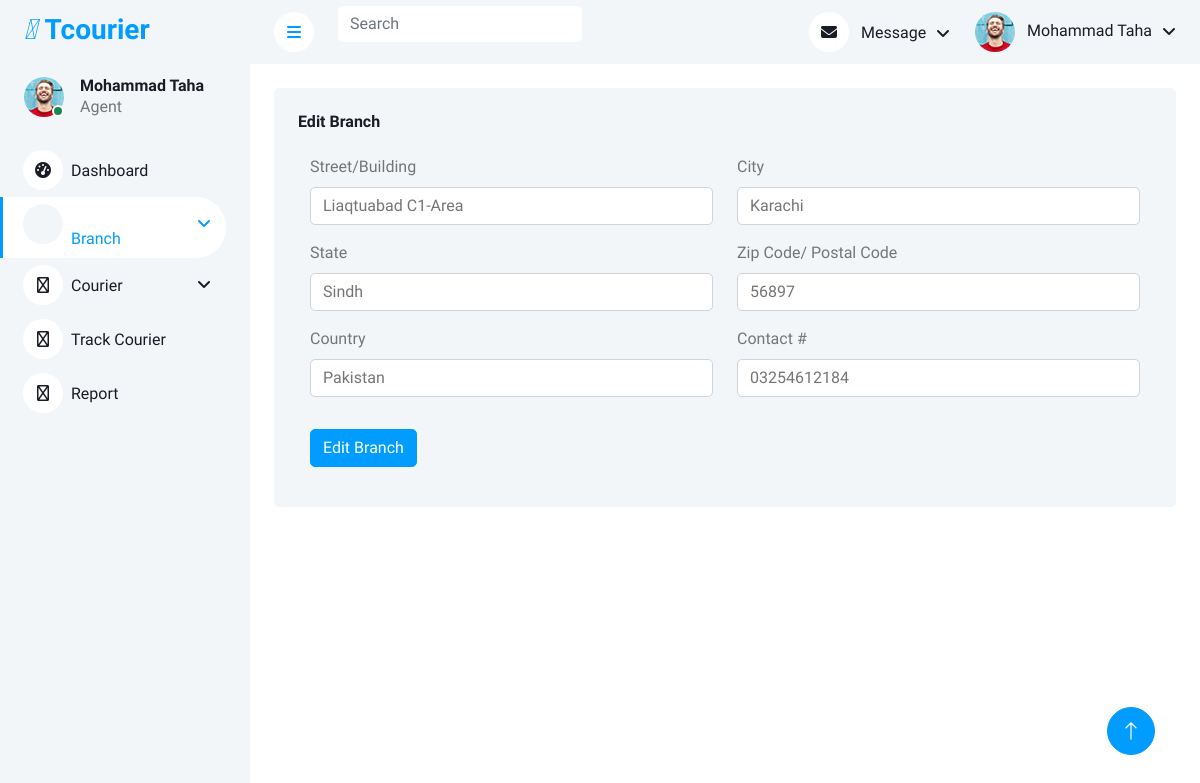
Page /agent/editbranch.php (signed in) on the committed database.
### tables this page shows
CREATE TABLE `tbl_branch` (
  `id` int(255) NOT NULL,
  `branch_code` varchar(45) NOT NULL,
  `address` varchar(255) NOT NULL,
  `city` varchar(255) NOT NULL,
  `state` varchar(255) NOT NULL,
  `zip_code` varchar(255) NOT NULL,
  `country` varchar(255) NOT NULL,
  `contact` varchar(255) NOT NULL,
  `date_created` date NOT NULL
);

### agent/editbranch.php (the view, shortened to what this page needs)
<?php
include '../conn.php';
?>
<!DOCTYPE html>
<html lang="en">
<head>
    <link href="https://cdnjs.cloudflare.com/ajax/libs/font-awesome/5.10.0/css/all.min.css" rel="stylesheet">
    <link href="https://cdn.jsdelivr.net/npm/bootstrap-icons@1.4.1/font/bootstrap-icons.css" rel="stylesheet">
    <link href="lib/owlcarousel/assets/owl.carousel.min.css" rel="stylesheet">
    <link href="lib/tempusdominus/css/tempusdominus-bootstrap-4.min.css" rel="stylesheet" />
    <link href="css/bootstrap.min.css" rel="stylesheet">
    <link href="css/style.css" rel="stylesheet">
    <link rel="stylesheet" href="https://site-assets.fontawesome.com/releases/v6.1.2/css/all.css">
</head>
<body>
    <div class="container-xxl position-relative bg-white d-flex p-0">
        <?php
        if (isset($_SESSION['auth_user'])) {
        ?>
            <div class="sidebar pe-4 pb-3">
                <nav class="navbar bg-light navbar-light">
                    <a href="index.php" class="navbar-brand mx-4 mb-3">
                        <h3 class="text-primary"><i class="fa-light fa-box-open me-2"></i>Tcourier</h3>
                    </a>
                    <div class="d-flex align-items-center ms-4 mb-4">
                        <div class="position-relative">
                            <img class="rounded-circle" src="img/user.jpg" alt="" style="width: 40px; height: 40px;">
                            <div class="bg-success rounded-circle border border-2 border-white position-absolute end-0 bottom-0 p-1"></div>
                        </div>
                        <div class="ms-3">
                            <h6 class="mb-0 text-capitalize"><?php echo $_SESSION['auth_user']['firstname'] . ' ' . $_SESSION['auth_user']['lastname']; ?></h6>
                            <span>Agent</span>
                        </div>
                    </div>
                    <div class="navbar-nav w-100">
                        <a href="index.php" class="nav-item nav-link"><i class="fa fa-tachometer-alt me-2"></i>Dashboard</a>
                        <div class="nav-item dropdown active">
                            <a href="#" class="nav-link dropdown-toggle active" onclick="toggle(0)"><i class="fa-regular fa-buildings me-2"></i>Branch</a>
                        </div>
                        <div class="nav-item dropdown">
                            <a href="#" class="nav-link dropdown-toggle" onclick="toggle(4)"><i class="fa-regular fa-box-open me-2"></i>Courier</a>
                        </div>
                        <a href="track.php" class="nav-item nav-link"><i class="fa-regular fa-magnifying-glass-location me-2"></i>Track Courier</a>
                        <a href="report.php" class="nav-item nav-link"><i class="fa-regular fa-square-poll-vertical me-2"></i></i>Report</a>
                    </div>
                </nav>
            </div>
            <div class="content"><?php include 'navbar.php';
                                } ?>
            <div class="container-fluid pt-4 px-4">
                <div class="bg-light rounded p-4">
                    <div class="d-flex align-items-center justify-content-between mb-4">
                        <h6 class="mb-0">Edit Branch</h6>
                    </div>
                    <div class="container">
                        <?php
                        $agent_branch_id = $_SESSION['auth_user']['branch_id'];
                        $select = "SELECT * FROM `tbl_branch` WHERE `id`='$agent_branch_id'";
                        $selectquery = mysqli_query($con, $select);
                        $row = mysqli_fetch_assoc($selectquery);
                        ?>
                        <form action="" method="POST">
                            <div class="row">
                                <div class="mb-3 col-6">
                                    <label for="exampleInputEmail1" class="form-label">Street/Building</label>
                                    <input type="text" class="form-control" name="address" value="<?php echo $row['address']; ?>">
                                </div>
                                <div class="mb-3 col-6">
                                    <label for="exampleInputEmail1" class="form-label">City</label>
                                    <input type="text" class="form-control" name="city" value="<?php echo $row['city']; ?>">
                                </div>
                                <div class="mb-3 col-6">
                                    <label for="exampleInputEmail1" class="form-label">State</label>
                                    <input type="text" class="form-control" name="state" value="<?php echo $row['state']; ?>">
                                </div>
                                <div class="mb-3 col-6">
                                    <label for="exampleInputEmail1" class="form-label">Zip Code/ Postal Code</label>
                                    <input type="text" class="form-control" name="zip" value="<?php echo $row['zip_code']; ?>">
                                </div>
                                <div class="mb-3 col-6">
                                    <label for="exampleInputEmail1" class="form-label">Country</label>
                                    <input type="text" value="<?php echo $row['country']; ?>" class="form-control" name="country">
                                </div>
                                <div class="mb-3 col-6">
                                    <label for="exampleInputEmail1" class="form-label">Contact #</label>
                                    <input type="text" class="form-control" name="contact" value="<?php echo $row['contact']; ?>">
                                </div>
                            </div>
                            <div>
                                <button type="submit" name="submit" class="btn btn-primary mt-3">Edit Branch</button>
                            </div>
                        </form>
                    </div>
                </div>
            </div>
            </div>
            <a href="#" class="btn btn-lg btn-primary btn-lg-square back-to-top"><i class="bi bi-arrow-up"></i></a>
    </div>
</body>
</html>

### agent/css/style.css (style rules this page uses)
:root { --primary: #009CFF; --light: #F3F6F9; --dark: #191C24; }
.back-to-top { position: fixed; display: none; right: 45px; bottom: 45px; z-index: 99; }
.btn { transition: .5s; }
.btn.btn-primary { color: #FFFFFF; }
.btn-lg-square { width: 48px; height: 48px; }
.btn-square, .btn-sm-square, .btn-lg-square { padding: 0; display: inline-flex; align-items: center; justify-content: center; font-weight: normal; border-radius: 50px; }
.sidebar { position: fixed; top: 0; left: 0; bottom: 0; width: 250px; height: 100vh; overflow-y: auto; background: var(--light); transition: 0.5s; z-index: 999; }
.content { margin-left: 250px; min-height: 100vh; background: #FFFFFF; transition: 0.5s; }
@media (min-width: 992px) { .sidebar { margin-left: 0; } }
@media (min-width: 992px) { .content { width: calc(100% - 250px); } }
.sidebar .navbar .navbar-nav .nav-link { padding: 7px 20px; color: var(--dark); font-weight: 500; border-left: 3px solid var(--light); border-radius: 0 30px 30px 0; outline: none; }
.sidebar .navbar .navbar-nav .nav-link:hover, .sidebar .navbar .navbar-nav .nav-link.active { color: var(--primary); background: #FFFFFF; border-color: var(--primary); }
.sidebar .navbar .navbar-nav .nav-link i { width: 40px; height: 40px; display: inline-flex; align-items: center; justify-content: center; background: #FFFFFF; border-radius: 40px; }
.sidebar .navbar .navbar-nav .nav-link:hover i, .sidebar .navbar .navbar-nav .nav-link.active i { background: var(--light); }
.sidebar .navbar .dropdown-toggle::after { position: absolute; top: 15px; right: 15px; border: none; content: "\f107"; font-family: "Font Awesome 5 Free"; font-weight: 900; transition: .5s; }

### rows in the picture
tbl_branch: address "Liaqtuabad C1-Area", city "Karachi", state "Sindh", zip "56897", country "Pakistan", contact "03254612184"

### other values in the picture
$_SESSION['auth_user']['firstname'] "Mohammad"
$_SESSION['auth_user']['lastname'] "Taha"
